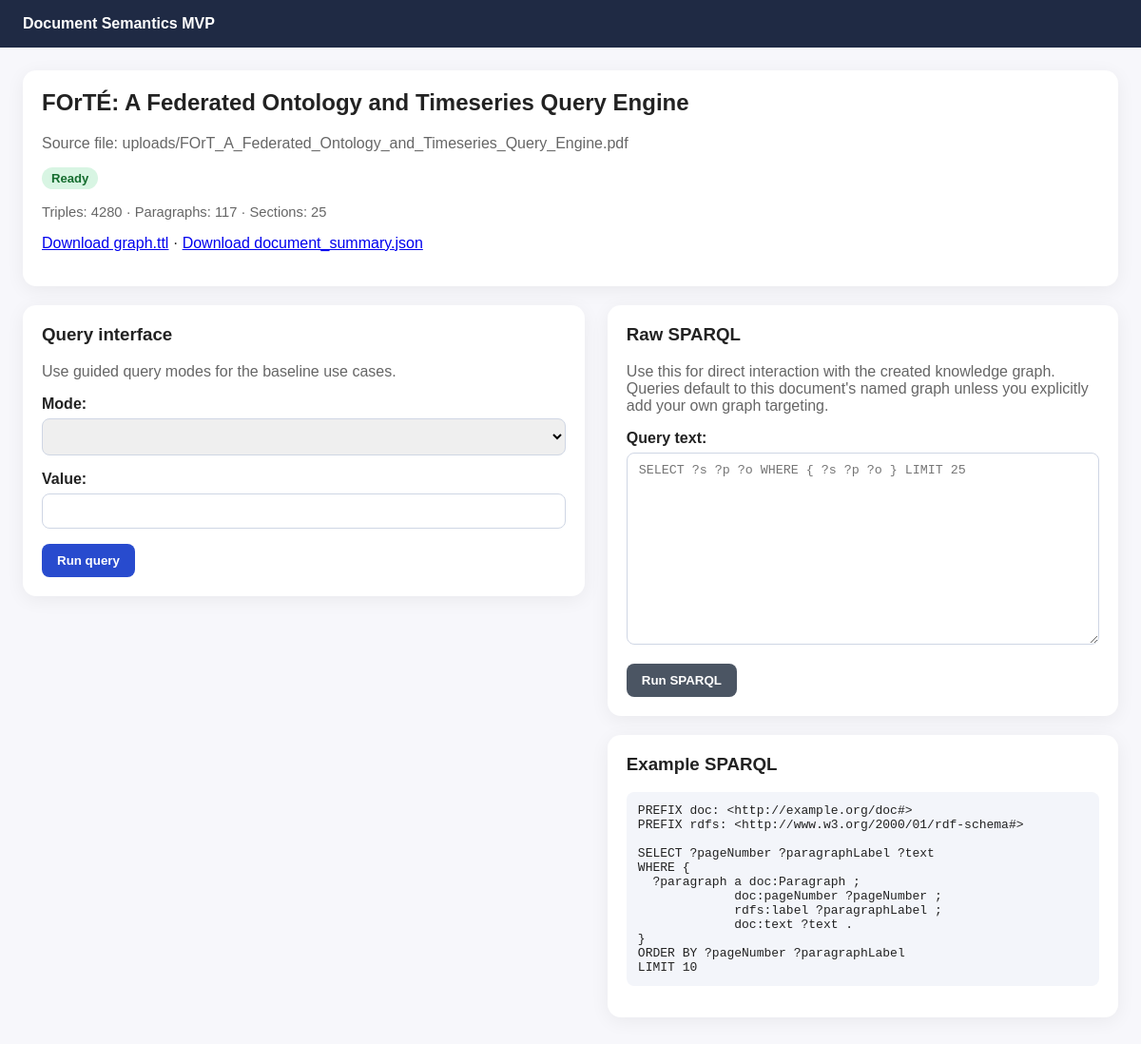
Screenshot of /documents/1/ with the database file from the repository.
### documents/models.py (models this page shows, shortened)
class DocumentGraph(models.Model):
    class StorageBackend(models.TextChoices):
        FUSEKI = "FUSEKI", "Fuseki"
        FILE = "FILE", "File"
    class Status(models.TextChoices):
        PENDING = "PENDING", "Pending"
        READY = "READY", "Ready"
        FAILED = "FAILED", "Failed"
    title = models.CharField(max_length=500, blank=True)
    source_file = models.FileField(upload_to="uploads/")
    graph_file = models.FileField(upload_to="graphs/", blank=True)
    summary_file = models.FileField(upload_to="summaries/", blank=True)
    graph_uri = models.CharField(max_length=500, blank=True)
    storage_backend = models.CharField(max_length=20, choices=StorageBackend.choices, default=StorageBackend.FUSEKI)
    fuseki_dataset = models.CharField(max_length=200, blank=True)
    status = models.CharField(max_length=20, choices=Status.choices, default=Status.PENDING)
    triple_count = models.PositiveIntegerField(default=0)
    paragraph_count = models.PositiveIntegerField(default=0)
    section_count = models.PositiveIntegerField(default=0)
    error_message = models.TextField(blank=True)
    created_at = models.DateTimeField(auto_now_add=True)
    updated_at = models.DateTimeField(auto_now=True)
    class Meta:
        ordering = ["-created_at"]

### documents/views.py (the view)
# urls.py: path("documents/<int:pk>/", views.document_detail, name="detail"),
def document_detail(request, pk: int):
    document = get_object_or_404(DocumentGraph, pk=pk)
    context = {
        "document": document,
        "builtin_form": BuiltinQueryForm(initial={"mode": "topic-page"}),
        "sparql_form": RawSPARQLForm(),
        "builtin_results": request.session.pop("builtin_results", None),
        "builtin_summary": request.session.pop("builtin_summary", None),
        "builtin_error": request.session.pop("builtin_error", None),
        "sparql_results": request.session.pop("sparql_results", None),
        "sparql_error": request.session.pop("sparql_error", None),
    }
    return render(request, "documents/document_detail.html", context)

### documents/forms.py
class BuiltinQueryForm(forms.Form):
    mode = forms.ChoiceField(choices=QUERY_MODE_CHOICES)
    value = forms.CharField(max_length=300)

class RawSPARQLForm(forms.Form):
    query_text = forms.CharField(widget=forms.Textarea(attrs={"rows": 12, "placeholder": "SELECT ?s ?p ?o WHERE { ?s ?p ?o } LIMIT 25"}))

### documents/templates/documents/document_detail.html (shortened to what this page needs)
{% extends "documents/base.html" %}
{% block content %}
<div class="card">
  <h2>{{ document.title|default:document.source_file.name }}</h2>
  <p class="muted">Source file: {{ document.source_file.name }}</p>
  <p>
    <span class="badge {% if document.status == 'READY' %}ready{% elif document.status == 'FAILED' %}failed{% else %}pending{% endif %}">{{ document.get_status_display }}</span>
  </p>
  <p class="small muted">Triples: {{ document.triple_count }} · Paragraphs: {{ document.paragraph_count }} · Sections: {{ document.section_count }}</p>
  <p>
    {% if document.graph_file %}<a href="{{ document.graph_file.url }}">Download graph.ttl</a>{% endif %}
    {% if document.summary_file %} · <a href="{{ document.summary_file.url }}">Download document_summary.json</a>{% endif %}
  </p>
</div>
<div class="grid">
  <div>
    <div class="card">
      <h3>Query interface</h3>
      <p class="muted">Use guided query modes for the baseline use cases.</p>
      <form method="post" action="{% url 'documents:run_builtin_query' document.pk %}">
        {{ builtin_form.as_p }}
        <button type="submit">Run query</button>
      </form>
    </div>
  </div>
  <div>
    <div class="card">
      <h3>Raw SPARQL</h3>
      <p class="muted">Use this for direct interaction with the created knowledge graph. Queries default to this document's named graph unless you explicitly add your own graph targeting.</p>
      <form method="post" action="{% url 'documents:run_raw_sparql' document.pk %}">
        {{ sparql_form.as_p }}
        <button type="submit" class="secondary">Run SPARQL</button>
      </form>
    </div>
    <div class="card">
      <h3>Example SPARQL</h3>
      <pre>PREFIX doc: &lt;http://example.org/doc#&gt;
PREFIX rdfs: &lt;http://www.w3.org/2000/01/rdf-schema#&gt;
SELECT ?pageNumber ?paragraphLabel ?text
WHERE {
  ?paragraph a doc:Paragraph ;
             doc:pageNumber ?pageNumber ;
             rdfs:label ?paragraphLabel ;
             doc:text ?text .
}
ORDER BY ?pageNumber ?paragraphLabel
LIMIT 10</pre>
    </div>
  </div>
</div>
{% endblock %}

### documents/templates/documents/base.html (style rules this page uses)
body { font-family: Arial, sans-serif; margin: 0; background: #f7f7fb; color: #222; }
.grid { display: grid; grid-template-columns: 1.1fr 1fr; gap: 24px; }
.card { background: #fff; border-radius: 14px; padding: 20px; box-shadow: 0 4px 20px rgba(0,0,0,0.06); margin-bottom: 20px; }
.card h2, .card h3 { margin-top: 0; }
.muted { color: #666; }
.small { font-size: 0.92rem; }
label { display: block; margin-top: 12px; font-weight: 600; }
input[type="text"], input[type="number"], input[type="file"], select, textarea { width: 100%; box-sizing: border-box; padding: 10px 12px; margin-top: 6px; border: 1px solid #cfd6e4; border-radius: 8px; }
button { background: #284bce; color: #fff; border: 0; padding: 10px 16px; border-radius: 8px; cursor: pointer; font-weight: 600; }
button.secondary { background: #4b5563; }
code, pre { background: #f3f5fa; border-radius: 8px; }
pre { padding: 12px; overflow-x: auto; }
.badge { display: inline-block; padding: 4px 10px; border-radius: 999px; font-size: 0.82rem; font-weight: 700; }
.badge.ready { background: #d8f5e3; color: #146c2e; }

### rows the page displays
DocumentGraph: title "FOrTÉ: A Federated Ontology and Timeseries Query Engine", source_file.name "uploads/FOrT_A_Federated_Ontology_and_Timeseries_Query_Engine.pdf", status "Ready", triple_count "4280", paragraph_count "117", section_count "25"
